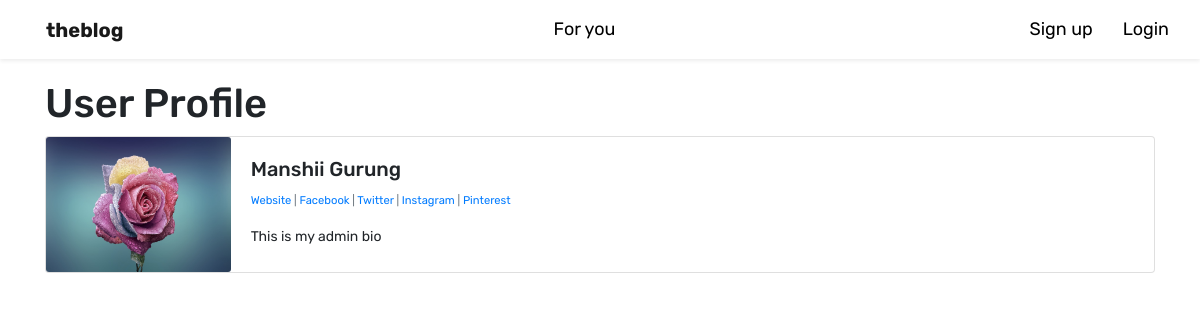
Page /members/1/profile/ on the earlier database version.
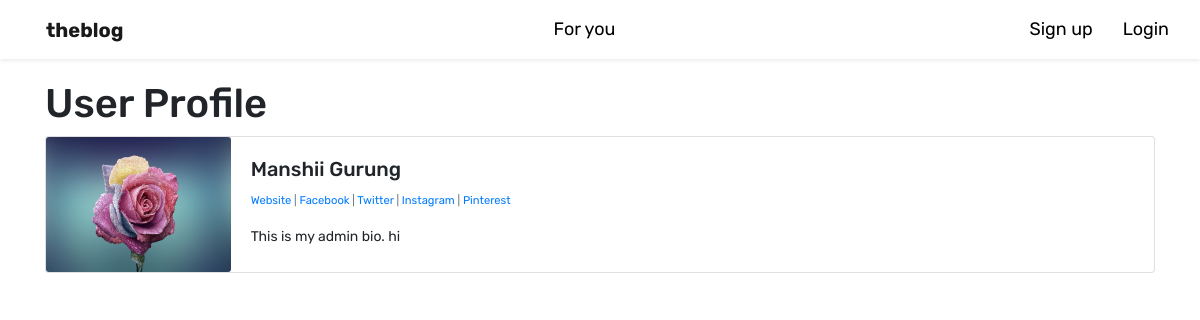
Same page on the later database version.
### theblog/models.py (models this page shows, shortened)
class Profile(models.Model):
	user = models.OneToOneField(User, null=True, on_delete=models.CASCADE)
	bio = models.TextField()
	profile_pic = models.ImageField(null=True, blank=True, upload_to="images/profile/")
	website_url = models.CharField(max_length=255, null=True, blank=True)
	facebook_url = models.CharField(max_length=255, null=True, blank=True)
	twitter_url = models.CharField(max_length=255, null=True, blank=True)
	instagram_url = models.CharField(max_length=255, null=True, blank=True)
	pinterest_url = models.CharField(max_length=255, null=True, blank=True)

### members/views.py (the view)
# urls.py: path('<int:pk>/profile/', ShowProfilePageView.as_view(), name='show_profile_page'),
class ShowProfilePageView(DetailView):
	model = Profile
	template_name = 'registration/user_profile.html'
	def get_context_data(self, *args, **kwargs):
		users = Profile.objects.all()
		context = super(ShowProfilePageView, self).get_context_data(*args, **kwargs)
		page_user = get_object_or_404(Profile, id=self.kwargs['pk'])
		context["page_user"] = page_user
		return context

### members/templates/registration/user_profile.html
{% extends 'base.html' %}
{% load static %}
{% block content %}
	<h1>User Profile</h1>
	<div class="card mb-3">
	  <div class="row no-gutters">
	    <div class="col-md-2">
	    	{% if page_user.profile_pic %}
	      		<img src="{{ page_user.profile_pic.url }}" class="card-img" height=135>
	      	{% else %}
	      		<img src="{% static 'theblog/images/default_profile_pic.png' %}" class="card-img" height=135>
	      	{% endif %}
	    </div>
	    <div class="col-md-10">
	      <div class="card-body">
	        <h5 class="card-title">{{ page_user.user.first_name }} {{ page_user.user.last_name }}</h5>
	        <p class="small text-muted">
	        	{% if page_user.website_url %}
	        		<a href="{{ page_user.website_url }}">Website</a>
	        	{% endif %}
	        	{% if page_user.facebook_url %}
	        		| <a href="{{ page_user.facebook_url }}">Facebook</a>
	        	{% endif %}
	        	{% if page_user.twitter_url %}
	        		| <a href="{{ page_user.twitter_url }}">Twitter</a>
	        	{% endif %}
	        	{% if page_user.instagram_url %}
	        		| <a href="{{ page_user.instagram_url }}">Instagram</a>
	        	{% endif %}
	        	{% if page_user.pinterest_url %}
	        		| <a href="{{ page_user.pinterest_url }}">Pinterest</a>
	        	{% endif %}
	        </p>
	        <p class="card-text">{{ page_user.bio }}</p>
	      </div>
	    </div>
	  </div>
	</div>
{% endblock %}

Differences in the rows shown:
changed Profile "Manshii": bio "This is my admin bio" → "This is my admin bio. hi"
